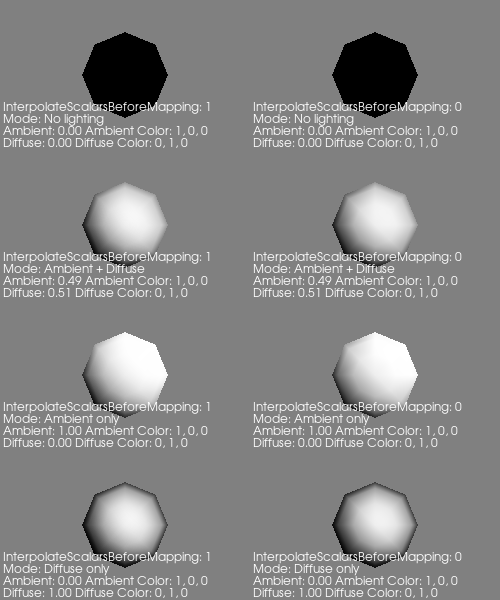

Write the Python code that produced this figure.
#!/usr/bin/env python

# Test scalar coloring interactions with ambient/diffuse property settings.
# Modern replacement for the removed SetScalarMaterialMode API.
# Material control now lives on vtkProperty (ambient, diffuse, specular)
# while scalar mapping is handled by the mapper's lookup table and scalar mode.

import vtkmodules.vtkInteractionStyle  # noqa: F401
import vtkmodules.vtkRenderingFreeType  # noqa: F401
import vtkmodules.vtkRenderingOpenGL2  # noqa: F401

from vtkmodules.vtkCommonCore import vtkLookupTable
from vtkmodules.vtkFiltersCore import vtkElevationFilter
from vtkmodules.vtkFiltersSources import vtkSphereSource
from vtkmodules.vtkRenderingCore import (
    vtkActor,
    vtkPolyDataMapper,
    vtkRenderWindow,
    vtkRenderWindowInteractor,
    vtkRenderer,
    vtkTextActor,
)

# Shared pipeline
sphere = vtkSphereSource()

elev = vtkElevationFilter()
elev.SetLowPoint(-0.25, -0.25, -0.25)
elev.SetHighPoint(0.25, 0.25, 0.25)
elev.SetInputConnection(sphere.GetOutputPort())

lut = vtkLookupTable()
lut.SetSaturationRange(0, 0)
lut.SetValueRange(0, 1)
lut.SetRange(0, 1)
lut.Build()

# Viewport 0: Diffuse only, interpolate=1
mapper_0 = vtkPolyDataMapper()
mapper_0.SetInputConnection(elev.GetOutputPort())
mapper_0.SetLookupTable(lut)
mapper_0.SetScalarModeToUsePointData()
mapper_0.SetInterpolateScalarsBeforeMapping(1)
actor_0 = vtkActor()
actor_0.SetMapper(mapper_0)
prop_0 = actor_0.GetProperty()
prop_0.SetAmbient(0.0)
prop_0.SetDiffuse(1.0)
prop_0.SetAmbientColor(1, 0, 0)
prop_0.SetDiffuseColor(0, 1, 0)
text_actor_0 = vtkTextActor()
text_actor_0.SetInput(
    " InterpolateScalarsBeforeMapping: 1\n"
    " Mode: Diffuse only\n"
    " Ambient: 0.00\t Ambient Color: 1, 0, 0\n"
    " Diffuse: 1.00\t Diffuse Color: 0, 1, 0")
renderer_0 = vtkRenderer()
renderer_0.SetBackground(0.5, 0.5, 0.5)
renderer_0.SetViewport(0, 0, 0.5, 0.25)
renderer_0.AddActor(actor_0)
renderer_0.AddActor(text_actor_0)

# Viewport 1: Diffuse only, interpolate=0
mapper_1 = vtkPolyDataMapper()
mapper_1.SetInputConnection(elev.GetOutputPort())
mapper_1.SetLookupTable(lut)
mapper_1.SetScalarModeToUsePointData()
mapper_1.SetInterpolateScalarsBeforeMapping(0)
actor_1 = vtkActor()
actor_1.SetMapper(mapper_1)
prop_1 = actor_1.GetProperty()
prop_1.SetAmbient(0.0)
prop_1.SetDiffuse(1.0)
prop_1.SetAmbientColor(1, 0, 0)
prop_1.SetDiffuseColor(0, 1, 0)
text_actor_1 = vtkTextActor()
text_actor_1.SetInput(
    " InterpolateScalarsBeforeMapping: 0\n"
    " Mode: Diffuse only\n"
    " Ambient: 0.00\t Ambient Color: 1, 0, 0\n"
    " Diffuse: 1.00\t Diffuse Color: 0, 1, 0")
renderer_1 = vtkRenderer()
renderer_1.SetBackground(0.5, 0.5, 0.5)
renderer_1.SetViewport(0.5, 0, 1, 0.25)
renderer_1.AddActor(actor_1)
renderer_1.AddActor(text_actor_1)

# Viewport 2: Ambient only, interpolate=1
mapper_2 = vtkPolyDataMapper()
mapper_2.SetInputConnection(elev.GetOutputPort())
mapper_2.SetLookupTable(lut)
mapper_2.SetScalarModeToUsePointData()
mapper_2.SetInterpolateScalarsBeforeMapping(1)
actor_2 = vtkActor()
actor_2.SetMapper(mapper_2)
prop_2 = actor_2.GetProperty()
prop_2.SetAmbient(1.0)
prop_2.SetDiffuse(0.0)
prop_2.SetAmbientColor(1, 0, 0)
prop_2.SetDiffuseColor(0, 1, 0)
text_actor_2 = vtkTextActor()
text_actor_2.SetInput(
    " InterpolateScalarsBeforeMapping: 1\n"
    " Mode: Ambient only\n"
    " Ambient: 1.00\t Ambient Color: 1, 0, 0\n"
    " Diffuse: 0.00\t Diffuse Color: 0, 1, 0")
renderer_2 = vtkRenderer()
renderer_2.SetBackground(0.5, 0.5, 0.5)
renderer_2.SetViewport(0, 0.25, 0.5, 0.5)
renderer_2.AddActor(actor_2)
renderer_2.AddActor(text_actor_2)

# Viewport 3: Ambient only, interpolate=0
mapper_3 = vtkPolyDataMapper()
mapper_3.SetInputConnection(elev.GetOutputPort())
mapper_3.SetLookupTable(lut)
mapper_3.SetScalarModeToUsePointData()
mapper_3.SetInterpolateScalarsBeforeMapping(0)
actor_3 = vtkActor()
actor_3.SetMapper(mapper_3)
prop_3 = actor_3.GetProperty()
prop_3.SetAmbient(1.0)
prop_3.SetDiffuse(0.0)
prop_3.SetAmbientColor(1, 0, 0)
prop_3.SetDiffuseColor(0, 1, 0)
text_actor_3 = vtkTextActor()
text_actor_3.SetInput(
    " InterpolateScalarsBeforeMapping: 0\n"
    " Mode: Ambient only\n"
    " Ambient: 1.00\t Ambient Color: 1, 0, 0\n"
    " Diffuse: 0.00\t Diffuse Color: 0, 1, 0")
renderer_3 = vtkRenderer()
renderer_3.SetBackground(0.5, 0.5, 0.5)
renderer_3.SetViewport(0.5, 0.25, 1, 0.5)
renderer_3.AddActor(actor_3)
renderer_3.AddActor(text_actor_3)

# Viewport 4: Ambient + Diffuse, interpolate=1
mapper_4 = vtkPolyDataMapper()
mapper_4.SetInputConnection(elev.GetOutputPort())
mapper_4.SetLookupTable(lut)
mapper_4.SetScalarModeToUsePointData()
mapper_4.SetInterpolateScalarsBeforeMapping(1)
actor_4 = vtkActor()
actor_4.SetMapper(mapper_4)
prop_4 = actor_4.GetProperty()
prop_4.SetAmbient(0.49)
prop_4.SetDiffuse(0.51)
prop_4.SetAmbientColor(1, 0, 0)
prop_4.SetDiffuseColor(0, 1, 0)
text_actor_4 = vtkTextActor()
text_actor_4.SetInput(
    " InterpolateScalarsBeforeMapping: 1\n"
    " Mode: Ambient + Diffuse\n"
    " Ambient: 0.49\t Ambient Color: 1, 0, 0\n"
    " Diffuse: 0.51\t Diffuse Color: 0, 1, 0")
renderer_4 = vtkRenderer()
renderer_4.SetBackground(0.5, 0.5, 0.5)
renderer_4.SetViewport(0, 0.5, 0.5, 0.75)
renderer_4.AddActor(actor_4)
renderer_4.AddActor(text_actor_4)

# Viewport 5: Ambient + Diffuse, interpolate=0
mapper_5 = vtkPolyDataMapper()
mapper_5.SetInputConnection(elev.GetOutputPort())
mapper_5.SetLookupTable(lut)
mapper_5.SetScalarModeToUsePointData()
mapper_5.SetInterpolateScalarsBeforeMapping(0)
actor_5 = vtkActor()
actor_5.SetMapper(mapper_5)
prop_5 = actor_5.GetProperty()
prop_5.SetAmbient(0.49)
prop_5.SetDiffuse(0.51)
prop_5.SetAmbientColor(1, 0, 0)
prop_5.SetDiffuseColor(0, 1, 0)
text_actor_5 = vtkTextActor()
text_actor_5.SetInput(
    " InterpolateScalarsBeforeMapping: 0\n"
    " Mode: Ambient + Diffuse\n"
    " Ambient: 0.49\t Ambient Color: 1, 0, 0\n"
    " Diffuse: 0.51\t Diffuse Color: 0, 1, 0")
renderer_5 = vtkRenderer()
renderer_5.SetBackground(0.5, 0.5, 0.5)
renderer_5.SetViewport(0.5, 0.5, 1, 0.75)
renderer_5.AddActor(actor_5)
renderer_5.AddActor(text_actor_5)

# Viewport 6: No lighting, interpolate=1
mapper_6 = vtkPolyDataMapper()
mapper_6.SetInputConnection(elev.GetOutputPort())
mapper_6.SetLookupTable(lut)
mapper_6.SetScalarModeToUsePointData()
mapper_6.SetInterpolateScalarsBeforeMapping(1)
actor_6 = vtkActor()
actor_6.SetMapper(mapper_6)
prop_6 = actor_6.GetProperty()
prop_6.SetAmbient(0.0)
prop_6.SetDiffuse(0.0)
prop_6.SetAmbientColor(1, 0, 0)
prop_6.SetDiffuseColor(0, 1, 0)
text_actor_6 = vtkTextActor()
text_actor_6.SetInput(
    " InterpolateScalarsBeforeMapping: 1\n"
    " Mode: No lighting\n"
    " Ambient: 0.00\t Ambient Color: 1, 0, 0\n"
    " Diffuse: 0.00\t Diffuse Color: 0, 1, 0")
renderer_6 = vtkRenderer()
renderer_6.SetBackground(0.5, 0.5, 0.5)
renderer_6.SetViewport(0, 0.75, 0.5, 1)
renderer_6.AddActor(actor_6)
renderer_6.AddActor(text_actor_6)

# Viewport 7: No lighting, interpolate=0
mapper_7 = vtkPolyDataMapper()
mapper_7.SetInputConnection(elev.GetOutputPort())
mapper_7.SetLookupTable(lut)
mapper_7.SetScalarModeToUsePointData()
mapper_7.SetInterpolateScalarsBeforeMapping(0)
actor_7 = vtkActor()
actor_7.SetMapper(mapper_7)
prop_7 = actor_7.GetProperty()
prop_7.SetAmbient(0.0)
prop_7.SetDiffuse(0.0)
prop_7.SetAmbientColor(1, 0, 0)
prop_7.SetDiffuseColor(0, 1, 0)
text_actor_7 = vtkTextActor()
text_actor_7.SetInput(
    " InterpolateScalarsBeforeMapping: 0\n"
    " Mode: No lighting\n"
    " Ambient: 0.00\t Ambient Color: 1, 0, 0\n"
    " Diffuse: 0.00\t Diffuse Color: 0, 1, 0")
renderer_7 = vtkRenderer()
renderer_7.SetBackground(0.5, 0.5, 0.5)
renderer_7.SetViewport(0.5, 0.75, 1, 1)
renderer_7.AddActor(actor_7)
renderer_7.AddActor(text_actor_7)

render_window = vtkRenderWindow()
render_window.AddRenderer(renderer_0)
render_window.AddRenderer(renderer_1)
render_window.AddRenderer(renderer_2)
render_window.AddRenderer(renderer_3)
render_window.AddRenderer(renderer_4)
render_window.AddRenderer(renderer_5)
render_window.AddRenderer(renderer_6)
render_window.AddRenderer(renderer_7)
render_window.SetWindowName("scalar material mode")
render_window.SetMultiSamples(0)
render_window.SetSize(500, 600)

interactor = vtkRenderWindowInteractor()
interactor.SetRenderWindow(render_window)

interactor.Initialize()
interactor.Start()
